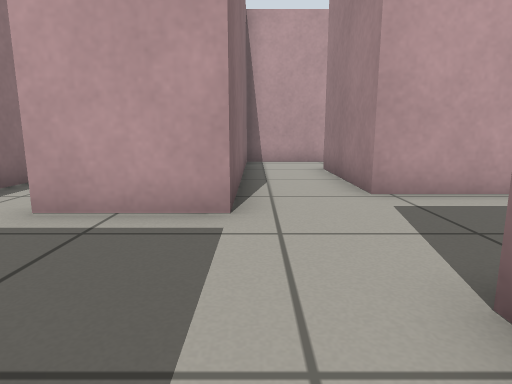
View 1 (above)

14 first-person views from a walk through a robot-simulator world made for Gazebo. The camera is 0.5 m above the floor, tilts 10° down and sees 75° across. The floor is counted in squares, 0.5 m on a side. Each view is taken from the middle of a square. On the plan, view 1 faces up. The plan holds only what a view shows up to about 12 squares ahead; the rest is blank. Robots are left out.

View 2
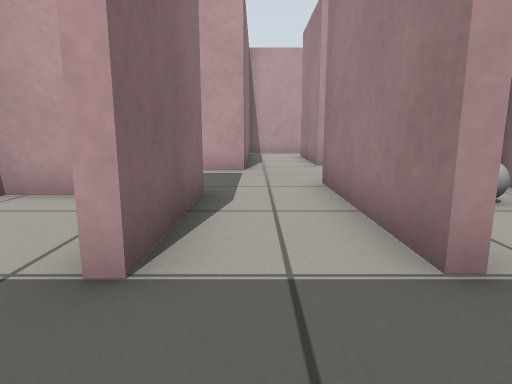

View 3
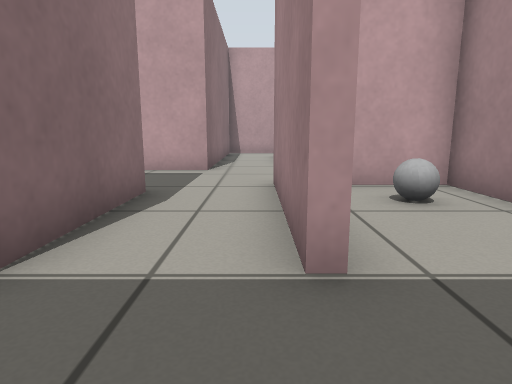

View 4
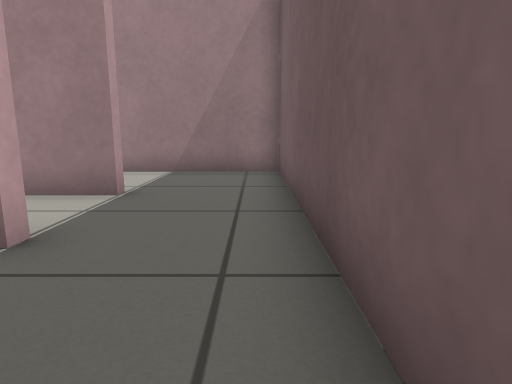

View 5
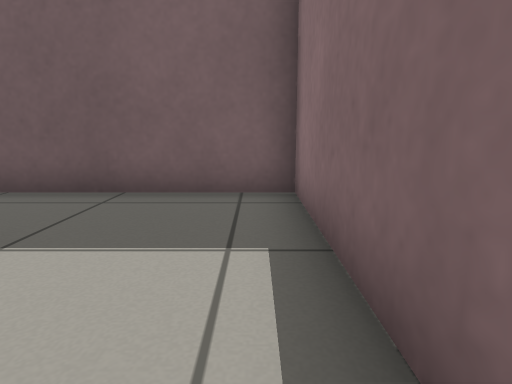

View 6
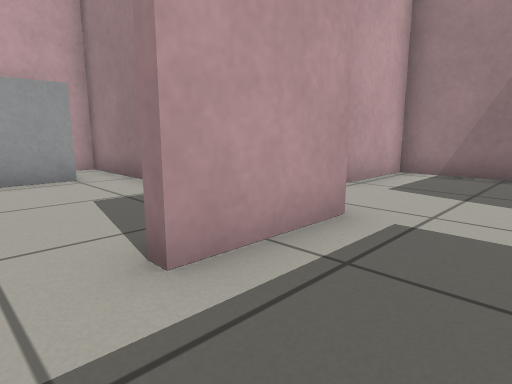

View 7
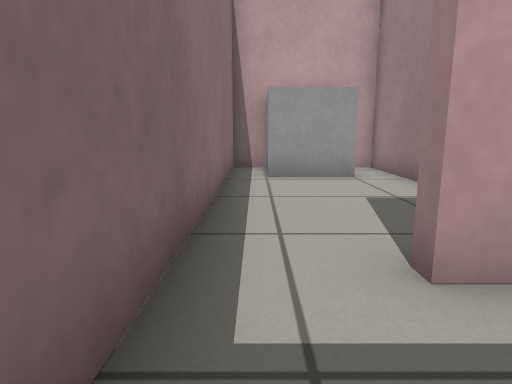

View 8
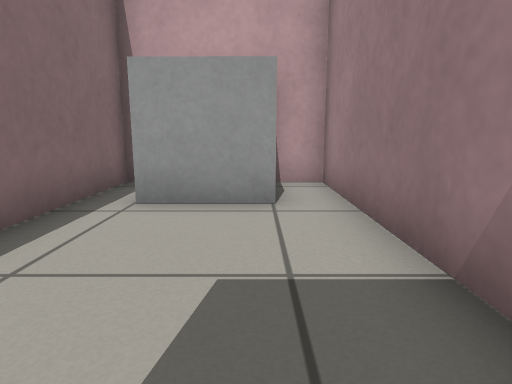

View 9
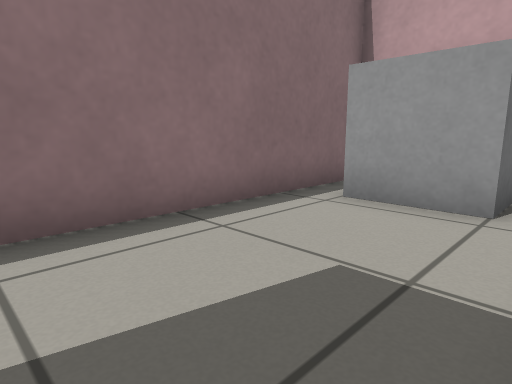

View 10
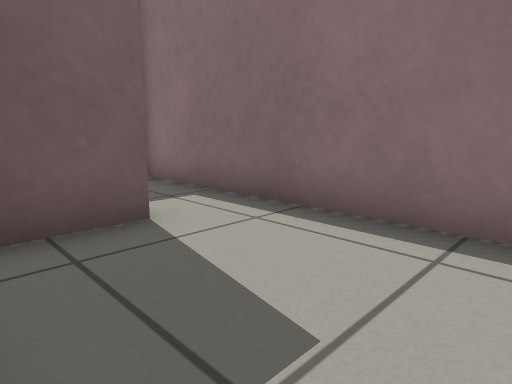

View 11
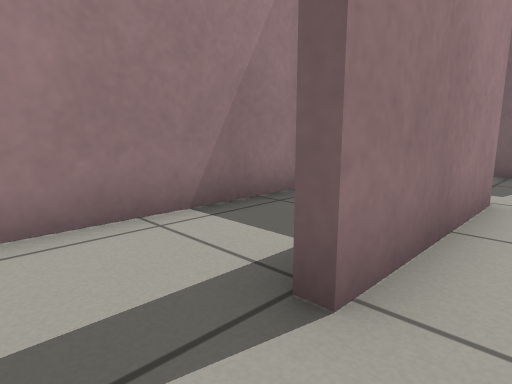

View 12
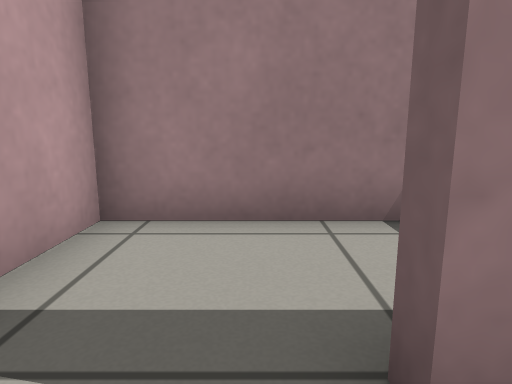

View 13
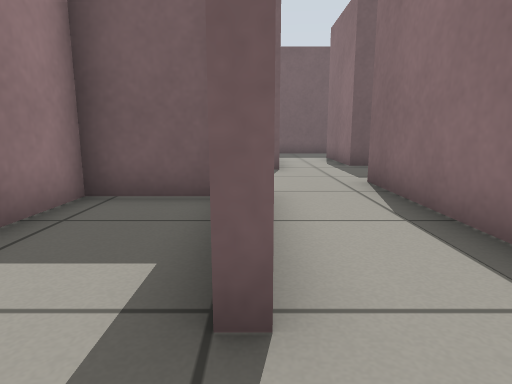

View 14
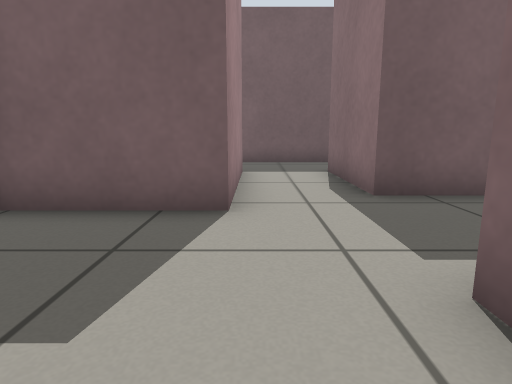

### Floor plan
Points are (right, up) in squares from view 1. A wall is a line through its corners. A room is listed if a view was taken in it or the views show most of it. See-through windows are left out.
Room 1 (views 1, 2, 3, 11, 12, 14)
walls: (4.7, 3.1) (4.7, 5.5) (1.9, 5.5) (1.9, 9.5); (-2.8, 0.7) (-0.9, 0.7) (-0.9, -2.9); (1.8, -2.7) (1.4, -2.7) (1.4, 1.8) (4.4, 1.8); (-1.5, -5.6) (1.5, -5.6); (-0.3, 11.5) (-0.3, 4.1) (-2.8, 4.1); (1.5, 11.8) (-0.4, 11.8)
ways out: opening at (-1, -4) to room 2; opening at (-1.5, 2.5) to room 3; opening at (2, 10.5) to room 5; opening at (2, -4) to room 6
Room 2 (views 4, 5)
walls: (-4.7, -0.8) (-4.7, -5.6) (-1.5, -5.6); (-2.9, 0.4) (-4.3, 0.4)
ways out: opening at (-1, -4) to room 1
Room 3 (views 6, 7)
walls: (-4.7, 3.6) (-4.7, 0.8)
ways out: opening at (-1.5, 2.5) to room 1; opening at (-3.5, 4) to room 4
Room 4 (views 8, 9, 10)
walls: (-0.6, 6.6) (-0.6, 11.8) (-4.7, 11.8) (-4.7, 3.6); (-2.8, 4.1) (-2.8, 4.4) (-1.4, 4.4)
ways out: opening at (-3.5, 4) to room 3
objects: grey box (-3, 10) to (-2, 11)
Room 5 (view 13)
walls: (2.6, 5.8) (4.7, 5.8) (4.7, 11.8) (1.5, 11.8)
ways out: opening at (2, 10.5) to room 1
Room 6 (no view inside)
walls: (1.5, -5.6) (4.7, -5.6) (4.7, 1.5) (2.9, 1.5)
ways out: opening at (2, -4) to room 1
objects: grey ball (3, 0)

Where each view was taken, in squares from view 1:
view 1: 0 up, 0 right, facing up
view 2: 5 down, 0 right, facing up
view 3: 5 down, 1 right, facing up
view 4: 5 down, 4 left, facing right
view 5: 0 up, 4 left, facing down
view 6: 2 up, 4 left, facing up-right
view 7: 2 up, 4 left, facing up
view 8: 5 up, 2 left, facing up
view 9: 5 up, 1 left, facing up-left
view 10: 8 up, 1 left, facing down-left
view 11: 11 up, 1 right, facing down-right
view 12: 10 up, 1 right, facing right
view 13: 11 up, 2 right, facing down
view 14: 6 up, 1 right, facing down
